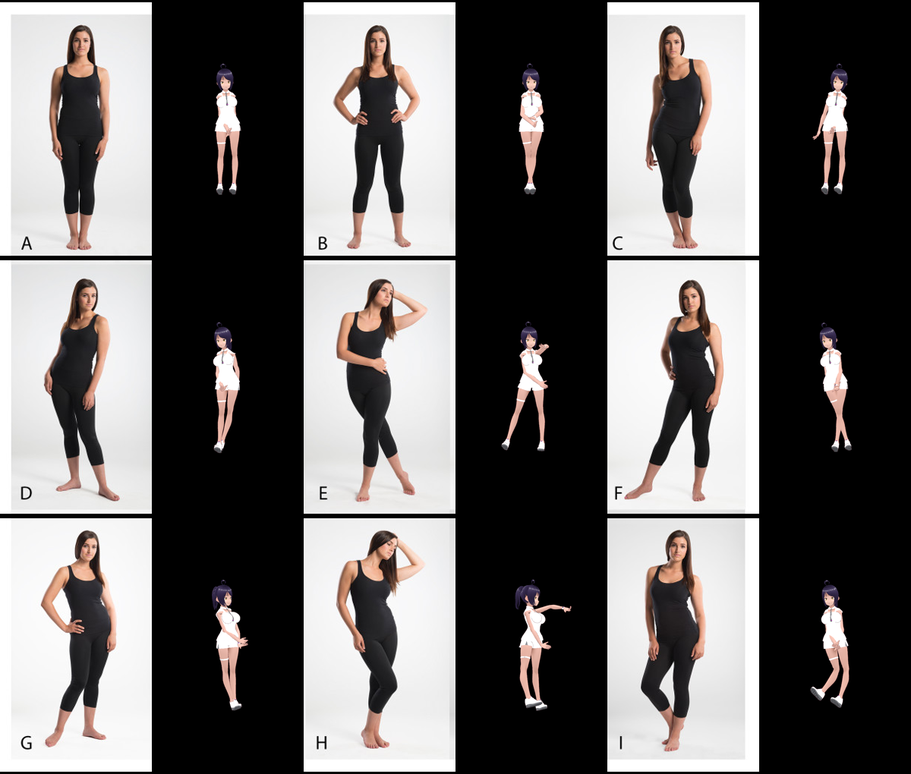
#> input picture HellCorp_Motion_Studio/testPose/comparison_grid.png, 911 x 774 px, shrunk from 1200 x 1020 before the run, given in place of _cutout_alpha.png, which was not available
$ python rig_mesh_test.py
#> lines starting #> are read from the running program, lines starting #| are printed output that depends on the picture; pictures that were not available may be replaced by others from this repository, and a replacement may not be noted
#!/usr/bin/env python3
"""
Test de deformation mesh (Spine/Godot-like) vs cutout rigide (methode
actuelle rig_slice.py), sur le bras droit de Morrigan.

Compare deux methodes de rendu d'un coude qui se plie, a partir de la MEME
image source deja detouree par rig_slice.py (rig_parts/_cutout_alpha.png,
memes pivots) :

  - rigid : reutilise directement rig_parts/upper_arm_R.png + forearm_R.png
    (production actuelle) et fait pivoter le morceau forearm autour du
    pivot du coude comme un objet rigide -> seam/gap visible au coude des
    que l'angle depasse quelques degres.
  - mesh  : grille de vertices ponderee (linear blend skinning : chaque
    vertex est influence par upper_arm ET forearm avec un poids qui varie
    en douceur autour du coude, exactement ce que fait Polygon2D+Skeleton2D
    dans Godot ou un mesh Spine) -> deformation continue de l'illustration,
    pas de morceaux separes.

Usage:
    hellcorp_ai/runtime/sdxl-venv/bin/python hellcorp_ai/tools/rig_mesh_test.py \
        --bend-deg 75
"""

import argparse
import json
import math
from pathlib import Path

import numpy as np
from PIL import Image, ImageDraw
from skimage.transform import PiecewiseAffineTransform, warp

ROOT = Path(__file__).resolve().parents[2]
CHAR_DIR = ROOT / "hellcorp_ai" / "characters" / "main_01_morrigan"
RIG_PARTS = CHAR_DIR / "rig_parts"
OUT_DIR = CHAR_DIR / "rig_mesh_test"

# Memes pivots que rig_manifest.json (produits par rig_slice.py depuis
# rig_nude_reference.png, canvas 768x1344).
SHOULDER = (307.2, 255.4)
ELBOW = (184.3, 322.6)
WRIST = (76.8, 376.3)

GRID_COLS, GRID_ROWS = 24, 10
WEIGHT_FALLOFF_PX = 55  # largeur de la zone de blend autour du coude


def rotate_point(p, center, deg):
    a = math.radians(deg)
    dx, dy = p[0] - center[0], p[1] - center[1]
    ca, sa = math.cos(a), math.sin(a)
    return (center[0] + dx * ca - dy * sa, center[1] + dx * sa + dy * ca)


def bone_weight_upper(vertex_orig):
    """Poids du bone upper_arm (0..1) pour un vertex en coordonnees image
    d'origine, avec falloff smoothstep centre sur le coude le long de l'axe
    de l'os shoulder->elbow (linear blend skinning a 2 bones)."""
    ax, ay = SHOULDER[0] - ELBOW[0], SHOULDER[1] - ELBOW[1]
    bone_len = math.hypot(ax, ay)
    ux, uy = ax / bone_len, ay / bone_len
    vx, vy = vertex_orig[0] - ELBOW[0], vertex_orig[1] - ELBOW[1]
    signed_dist = vx * ux + vy * uy  # >0 cote shoulder, <0 cote wrist
    t = np.clip((signed_dist + WEIGHT_FALLOFF_PX) / (2 * WEIGHT_FALLOFF_PX), 0.0, 1.0)
    return float(t * t * (3 - 2 * t))  # smoothstep


def build_grid(x0, y0, x1, y1, cols, rows):
    xs = np.linspace(x0, x1, cols)
    ys = np.linspace(y0, y1, rows)
    return np.array([[x, y] for y in ys for x in xs])


def main():
    ap = argparse.ArgumentParser()
    ap.add_argument("--bend-deg", type=float, default=75.0,
                     help="Angle de flexion du coude (biceps curl)")
    args = ap.parse_args()
    bend = args.bend_deg

    OUT_DIR.mkdir(parents=True, exist_ok=True)

    cutout = Image.open(RIG_PARTS / "_cutout_alpha.png").convert("RGBA")

    pad = 150
    crop_box = (
        int(WRIST[0]) - pad, int(SHOULDER[1]) - pad,
        int(SHOULDER[0]) + pad, int(WRIST[1]) + pad,
    )
    canvas_w = crop_box[2] - crop_box[0]
    canvas_h = crop_box[3] - crop_box[1]
    ox, oy = -crop_box[0], -crop_box[1]

    def to_ws(p):
        return (p[0] + ox, p[1] + oy)

    shoulder_w, elbow_w, wrist_w = to_ws(SHOULDER), to_ws(ELBOW), to_ws(WRIST)

    arm_crop = cutout.crop(crop_box)
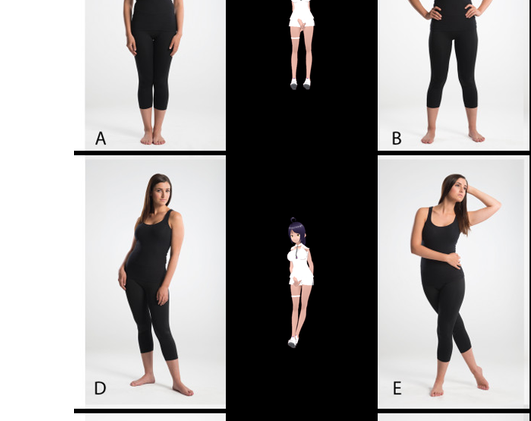
#> arm_crop: PIL image 531x421 RGBA; mean R, G, B, A 117.5, 115.1, 114.4, 219.5; transparent parts drawn white
    src_arr = np.array(arm_crop).astype(np.float64) / 255.0

    # ---------------------------------------------------------------
    # MESH : grille ponderee (linear blend skinning, style Godot/Spine)
    # ---------------------------------------------------------------
    grid = build_grid(0, shoulder_w[1] - 90, canvas_w, wrist_w[1] + 90, GRID_COLS, GRID_ROWS)
    weights = np.array([bone_weight_upper((gx - ox, gy - oy)) for gx, gy in grid])

    deformed = np.empty_like(grid)
    for i, ((gx, gy), w) in enumerate(zip(grid, weights)):
        pos_upper = (gx, gy)  # bone upper_arm : pivot shoulder fixe, ne bouge pas
        pos_forearm = rotate_point((gx, gy), elbow_w, bend)  # bone forearm : rotation autour du coude
        deformed[i] = (w * pos_upper[0] + (1 - w) * pos_forearm[0],
                       w * pos_upper[1] + (1 - w) * pos_forearm[1])

    tform = PiecewiseAffineTransform()
    tform.estimate(deformed, grid)  # inverse map: pixel deforme -> pixel source
    out_mesh = warp(src_arr, tform, output_shape=(canvas_h, canvas_w), order=1)
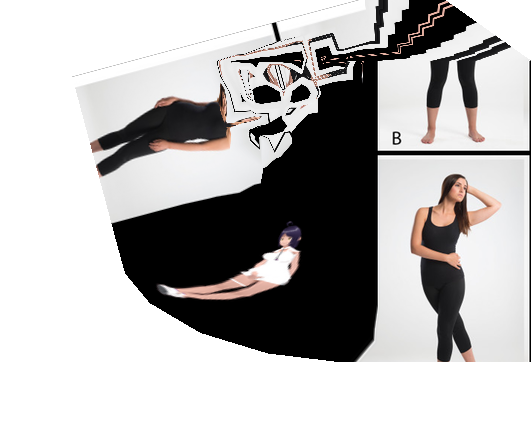
#> out_mesh: shape (421, 531, 4) float64; mean R, G, B, A 0.313, 0.306, 0.304, 0.613; transparent parts drawn white
    out_mesh_img = Image.fromarray((np.clip(out_mesh, 0, 1) * 255).astype(np.uint8), mode="RGBA")
    out_mesh_img.save(OUT_DIR / "mesh_after_deformed.png")

    # debug: grille + poids colorimetrique (bleu=upper_arm, rouge=forearm)
    debug = arm_crop.convert("RGBA").copy()
    draw = ImageDraw.Draw(debug)
    for (gx, gy), w in zip(grid, weights):
        color = (int(255 * (1 - w)), 40, int(255 * w), 255)
        draw.ellipse([gx - 3, gy - 3, gx + 3, gy + 3], fill=color)
    draw.line([shoulder_w, elbow_w, wrist_w], fill=(0, 255, 0, 255), width=2)
    debug.save(OUT_DIR / "_debug_weight_grid.png")
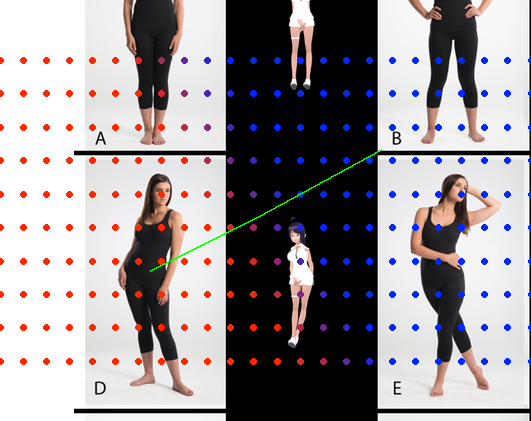
#> saved as _debug_weight_grid.png: PIL image 531x421 RGBA; mean R, G, B, A 118, 112.8, 115.3, 221; transparent parts drawn white

    # ---------------------------------------------------------------
    # RIGID : pipeline actuelle rig_slice.py (deux morceaux, rotation rigide)
    # ---------------------------------------------------------------
    upper_full = Image.open(RIG_PARTS / "upper_arm_R.png").convert("RGBA")
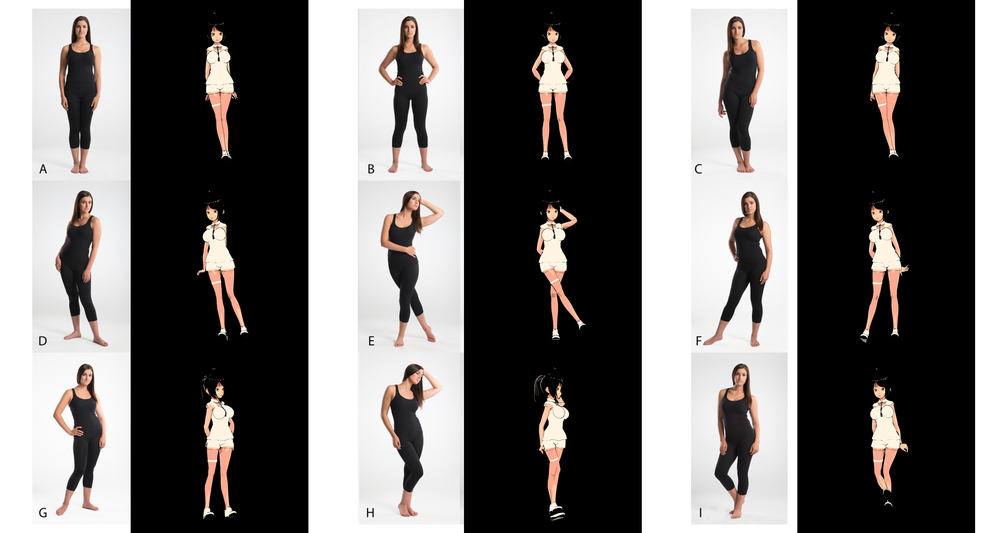
#> input picture HellCorp_Motion_Studio/testPose/comparison_grid_1920.png, 1000 x 533 px, shrunk from 2250 x 1200 before the run, given in place of upper_arm_R.png, which was not available
    forearm_full = Image.open(RIG_PARTS / "forearm_R.png").convert("RGBA")
    forearm_rot = forearm_full.rotate(-bend, center=ELBOW, resample=Image.BICUBIC)
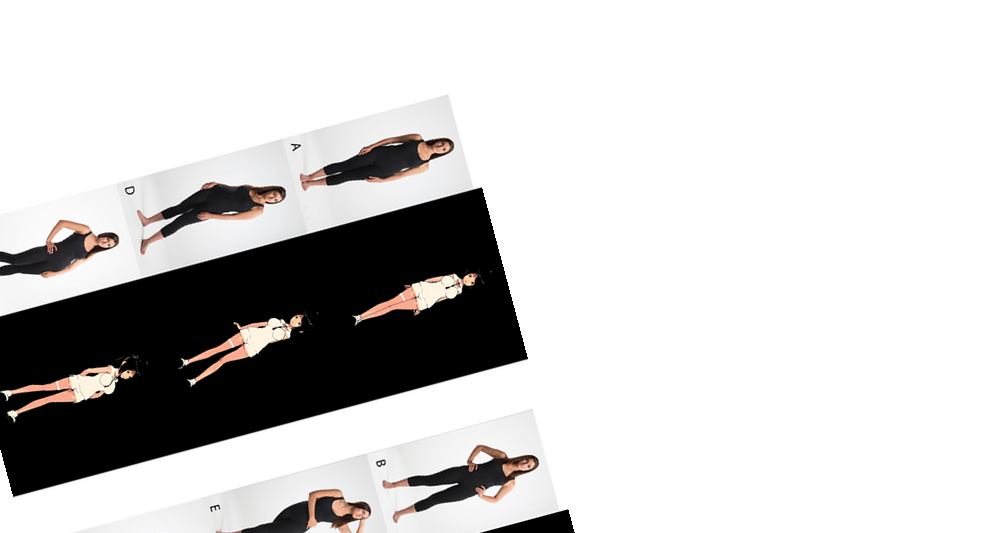
#> forearm_rot: PIL image 1000x533 RGBA; mean R, G, B, A 52.6, 51.4, 50.9, 102.1; transparent parts drawn white

    rigid_full = Image.new("RGBA", upper_full.size, (0, 0, 0, 0))
#> rigid_full: PIL image 1000x533 RGBA; every value is 0
    rigid_full.alpha_composite(upper_full)
    rigid_full.alpha_composite(forearm_rot)
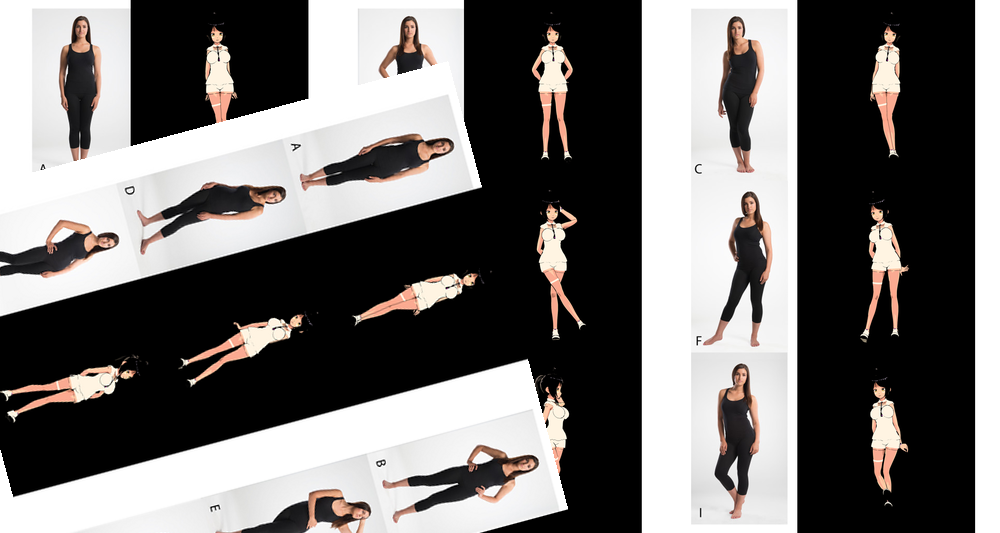
#> rigid_full: PIL image 1000x533 RGBA; mean R, G, B, A 114.3, 111.6, 110.3, 255
    rigid_full.crop(crop_box).save(OUT_DIR / "rigid_after_deformed.png")
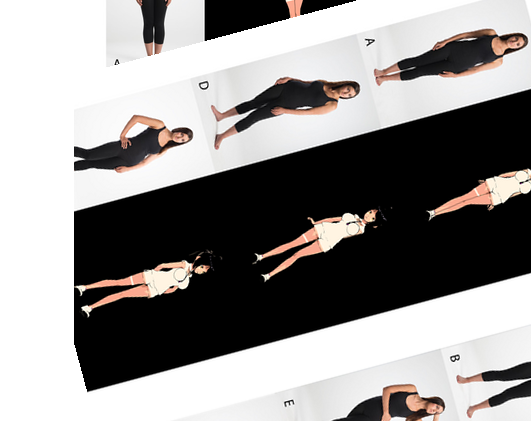
#> saved as rigid_after_deformed.png: PIL image 531x421 RGBA; mean R, G, B, A 110.6, 108.1, 107.1, 219.5; transparent parts drawn white

    manifest = {
        "bend_deg": bend,
        "pivots_px": {"shoulder": SHOULDER, "elbow": ELBOW, "wrist": WRIST},
        "grid": {"cols": GRID_COLS, "rows": GRID_ROWS, "weight_falloff_px": WEIGHT_FALLOFF_PX},
        "crop_box_px": list(crop_box),
        "outputs": {
            "mesh": "mesh_after_deformed.png",
            "rigid": "rigid_after_deformed.png",
            "debug_grid": "_debug_weight_grid.png",
        },
    }
    (OUT_DIR / "manifest.json").write_text(json.dumps(manifest, indent=2))
    print(f"-> {OUT_DIR}")


if __name__ == "__main__":
    main()
